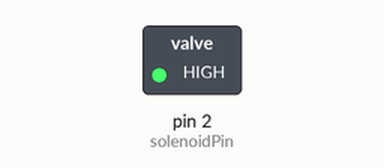
A sketch run on a simulated Arduino Uno, built with avr-gcc and run on an emulated ATmega328P. On the bench: switched loads named in the sketch (green lamp = pin HIGH).

Above: at 1.0 s.
At 3.0 s:
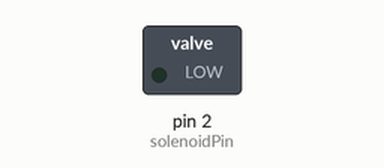
Timing chart, 0 to 5.2 s (numbered marks = the images above):
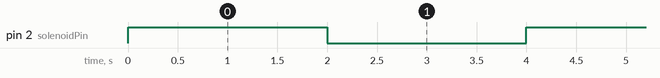

Measured:
- by itself, pin 2 (solenoidPin): alternates HIGH for 2.0 s and LOW for 2.0 s

The sketch:

Solenoid_test.ino
```cpp
const int solenoidPin = 2;

void setup() {
  pinMode(solenoidPin, OUTPUT);
}

void loop() {
  digitalWrite(solenoidPin, HIGH);
  delay(2000);
  digitalWrite(solenoidPin, LOW);
  delay(2000);
}
```
